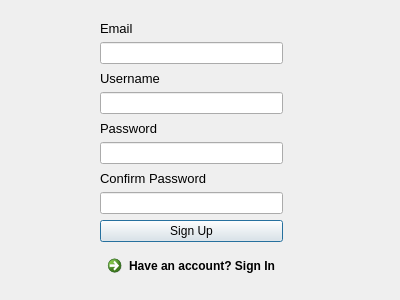
<?xml version="1.0" encoding="UTF-8"?>
<ui version="4.0">
 <class>SignupDialog</class>
 <widget class="QDialog" name="SignupDialog">
  <property name="geometry">
   <rect>
    <x>0</x>
    <y>0</y>
    <width>400</width>
    <height>300</height>
   </rect>
  </property>
  <property name="windowTitle">
   <string>Dialog</string>
  </property>
  <widget class="QWidget" name="verticalLayoutWidget">
   <property name="geometry">
    <rect>
     <x>100</x>
     <y>20</y>
     <width>183</width>
     <height>264</height>
    </rect>
   </property>
   <layout class="QVBoxLayout" name="verticalLayout">
    <item>
     <widget class="QLabel" name="label_5">
      <property name="font">
       <font>
        <pointsize>10</pointsize>
       </font>
      </property>
      <property name="text">
       <string>Email</string>
      </property>
     </widget>
    </item>
    <item>
     <widget class="QLineEdit" name="emailLineEdit">
      <property name="text">
       <string/>
      </property>
     </widget>
    </item>
    <item>
     <widget class="QLabel" name="label_2">
      <property name="font">
       <font>
        <pointsize>10</pointsize>
       </font>
      </property>
      <property name="text">
       <string>Username</string>
      </property>
     </widget>
    </item>
    <item>
     <widget class="QLineEdit" name="usernameLineEdit"/>
    </item>
    <item>
     <widget class="QLabel" name="label_3">
      <property name="enabled">
       <bool>true</bool>
      </property>
      <property name="font">
       <font>
        <pointsize>10</pointsize>
       </font>
      </property>
      <property name="text">
       <string>Password</string>
      </property>
     </widget>
    </item>
    <item>
     <widget class="QLineEdit" name="passwordLineEdit"/>
    </item>
    <item>
     <widget class="QLabel" name="label_4">
      <property name="font">
       <font>
        <pointsize>10</pointsize>
       </font>
      </property>
      <property name="text">
       <string>Confirm Password</string>
      </property>
     </widget>
    </item>
    <item>
     <widget class="QLineEdit" name="confirmPasswordLineEdit"/>
    </item>
    <item>
     <widget class="QPushButton" name="signupButton">
      <property name="text">
       <string>Sign Up</string>
      </property>
     </widget>
    </item>
    <item>
     <widget class="QCommandLinkButton" name="commandLinkButton">
      <property name="text">
       <string>Have an account? Sign In</string>
      </property>
     </widget>
    </item>
   </layout>
  </widget>
 </widget>
 <resources/>
 <connections>
  <connection>
   <sender>signupButton</sender>
   <signal>clicked()</signal>
   <receiver>SignupDialog</receiver>
   <slot>onSignupClicked()</slot>
   <hints>
    <hint type="sourcelabel">
     <x>185</x>
     <y>238</y>
    </hint>
    <hint type="destinationlabel">
     <x>199</x>
     <y>149</y>
    </hint>
   </hints>
  </connection>
  <connection>
   <sender>commandLinkButton</sender>
   <signal>clicked()</signal>
   <receiver>SignupDialog</receiver>
   <slot>openLoginDialog()</slot>
   <hints>
    <hint type="sourcelabel">
     <x>110</x>
     <y>273</y>
    </hint>
    <hint type="destinationlabel">
     <x>169</x>
     <y>288</y>
    </hint>
   </hints>
  </connection>
 </connections>
 <slots>
  <slot>onSignupClicked()</slot>
  <slot>openLoginDialog()</slot>
 </slots>
</ui>
